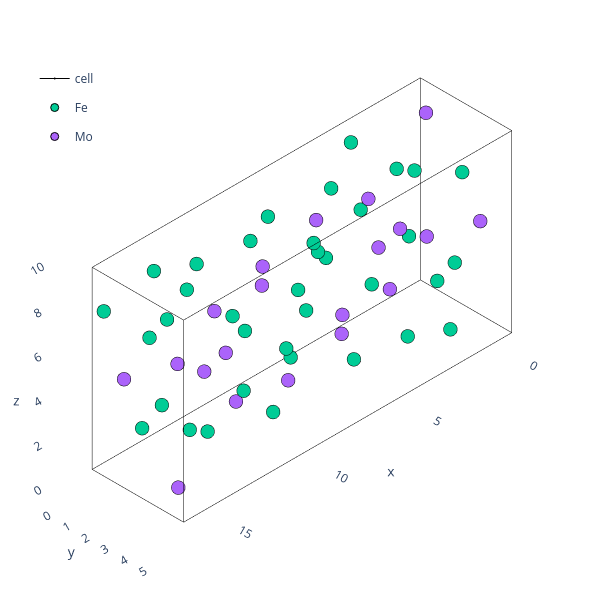

The notebook cell this image was saved under:
### Code cell
theatoms=AtomsObjects['P']['Atoms'].atoms.sample(n=1).iloc[0]
plotting.plotly_atoms(theatoms)

### Figure 1 — Plotly figure (JSON) as saved in the notebook; plotly's stock layout.template omitted (floating-point values rounded to 4 significant figures)
{"data": [{"hoverinfo": "skip", "legendgroup": "cell", "line": {"color": "black", "width": 1}, "marker": {"size": 0.01}, "name": "cell", "showlegend": false, "type": "scatter3d", "x": [0.0, 17.08], "y": [0, 0], "z": [0, 0]}, {"hoverinfo": "skip", "legendgroup": "cell", "line": {"color": "black", "width": 1}, "marker": {"size": 0.01}, "name": "cell", "showlegend": false, "type": "scatter3d", "x": [0, 0], "y": [0.0, 4.759], "z": [0, 0]}, {"hoverinfo": "skip", "legendgroup": "cell", "line": {"color": "black", "width": 1}, "marker": {"size": 0.01}, "name": "cell", "showlegend": false, "type": "scatter3d", "x": [0, 0], "y": [0, 0], "z": [0.0, 9.107]}, {"hoverinfo": "skip", "legendgroup": "cell", "line": {"color": "black", "width": 1}, "marker": {"size": 0.01}, "name": "cell", "showlegend": false, "type": "scatter3d", "x": [17.08, 17.08], "y": [0.0, 4.759], "z": [0, 0]}, {"hoverinfo": "skip", "legendgroup": "cell", "line": {"color": "black", "width": 1}, "marker": {"size": 0.01}, "name": "cell", "showlegend": false, "type": "scatter3d", "x": [0.0, 17.08], "y": [4.759, 4.759], "z": [0, 0]}, {"hoverinfo": "skip", "legendgroup": "cell", "line": {"color": "black", "width": 1}, "marker": {"size": 0.01}, "name": "cell", "showlegend": false, "type": "scatter3d", "x": [17.08, 17.08], "y": [4.759, 4.759], "z": [0.0, 9.107]}, {"hoverinfo": "skip", "legendgroup": "cell", "line": {"color": "black", "width": 1}, "marker": {"size": 0.01}, "name": "cell", "showlegend": false, "type": "scatter3d", "x": [17.08, 17.08], "y": [0, 0], "z": [0.0, 9.107]}, {"hoverinfo": "skip", "legendgroup": "cell", "line": {"color": "black", "width": 1}, "marker": {"size": 0.01}, "name": "cell", "showlegend": false, "type": "scatter3d", "x": [0, 0], "y": [4.759, 4.759], "z": [0.0, 9.107]}, {"hoverinfo": "skip", "legendgroup": "cell", "line": {"color": "black", "width": 1}, "marker": {"size": 0.01}, "name": "cell", "showlegend": false, "type": "scatter3d", "x": [0.0, 17.08], "y": [0, 0], "z": [9.107, 9.107]}, {"hoverinfo": "skip", "legendgroup": "cell", "line": {"color": "black", "width": 1}, "marker": {"size": 0.01}, "name": "cell", "showlegend": false, "type": "scatter3d", "x": [0, 0], "y": [0.0, 4.759], "z": [9.107, 9.107]}, {"hoverinfo": "skip", "legendgroup": "cell", "line": {"color": "black", "width": 1}, "marker": {"size": 0.01}, "name": "cell", "showlegend": false, "type": "scatter3d", "x": [0.0, 17.08], "y": [4.759, 4.759], "z": [9.107, 9.107]}, {"hoverinfo": "skip", "legendgroup": "cell", "line": {"color": "black", "width": 1}, "marker": {"size": 0.01}, "name": "cell", "showlegend": true, "type": "scatter3d", "x": [17.08, 17.08], "y": [0.0, 4.759], "z": [9.107, 9.107]}, {"hovertext": ["Fe0", "Fe1", "Fe2", "Fe3", "Fe4", "Fe5", "Fe6", "Fe7", "Fe8", "Fe9", "Fe10", "Fe11", "Fe12", "Fe13", "Fe14", "Fe15", "Fe16", "Fe17", "Fe18", "Fe19", "Fe20", "Fe21", "Fe22", "Fe23", "Fe24", "Fe25", "Fe26", "Fe27", "Fe28", "Fe29", "Fe30", "Fe31", "Fe32", "Fe33", "Fe34", "Fe35"], "marker": {"line": {"color": "black", "width": 1}}, "mode": "markers", "name": "Fe", "type": "scatter3d", "x": [6.524, 10.55, 2.015, 15.06, 4.304, 12.78, 4.236, 12.84, 5.841, 11.24, 2.699, 14.38, 1.503, 15.58, 7.037, 10.04, 7.139, 9.94, 1.4, 15.68, 0.5978, 16.48, 7.942, 9.137, 16.48, 0.5978, 9.137, 7.942, 4.919, 12.16, 3.621, 13.46, 12.16, 4.919, 13.46, 3.621], "y": [1.19, 3.569, 3.569, 1.19, 1.19, 3.569, 3.569, 1.19, 1.19, 3.569, 3.569, 1.19, 1.19, 3.569, 3.569, 1.19, 1.19, 3.569, 3.569, 1.19, 0.0, 0.0, 0.0, 0.0, 2.38, 2.38, 2.38, 2.38, 2.38, 2.38, 2.38, 2.38, 0.0, 0.0, 0.0, 0.0], "z": [5.127, 3.98, 0.5737, 8.533, 5.92, 3.187, 1.366, 7.741, 7.65, 1.457, 3.096, 6.011, 6.284, 2.823, 1.73, 7.377, 2.796, 6.311, 7.349, 1.758, 2.277, 6.83, 6.83, 2.277, 6.83, 2.277, 2.277, 6.83, 3.461, 5.646, 8.014, 1.093, 5.646, 3.461, 1.093, 8.014]}, {"hovertext": ["Mo0", "Mo1", "Mo2", "Mo3", "Mo4", "Mo5", "Mo6", "Mo7", "Mo8", "Mo9", "Mo10", "Mo11", "Mo12", "Mo13", "Mo14", "Mo15", "Mo16", "Mo17", "Mo18", "Mo19"], "marker": {"line": {"color": "black", "width": 1}}, "mode": "markers", "name": "Mo", "type": "scatter3d", "x": [5.295, 11.78, 3.245, 13.83, 2.784, 14.3, 5.756, 11.32, 9.445, 7.634, 16.17, 0.9052, 2.254, 14.82, 6.285, 10.79, 8.078, 9.001, 0.4611, 16.62], "y": [1.19, 3.569, 3.569, 1.19, 1.19, 3.569, 3.569, 1.19, 1.19, 3.569, 3.569, 1.19, 1.19, 3.569, 3.569, 1.19, 1.19, 3.569, 3.569, 1.19], "z": [0.8196, 8.287, 5.373, 3.734, 1.575, 7.531, 6.129, 2.978, 5.073, 4.034, 0.5191, 8.588, 4.034, 5.073, 8.588, 0.5191, 0.1184, 8.989, 4.672, 4.435]}], "layout": {"height": 600, "legend": {"x": 0.05, "xanchor": "left", "y": 0.9, "yanchor": "top"}, "margin": {"b": 5, "l": 5, "r": 0.5, "t": 5}, "scene": {"aspectmode": "data", "camera": {"projection": {"type": "orthographic"}}, "xaxis": {"range": [-1.708, 18.79], "showbackground": false, "showgrid": false}, "yaxis": {"range": [-0.4759, 5.235], "showbackground": false, "showgrid": false}, "zaxis": {"range": [-0.9107, 10.02], "showbackground": false, "showgrid": false}}, "width": 600}}
